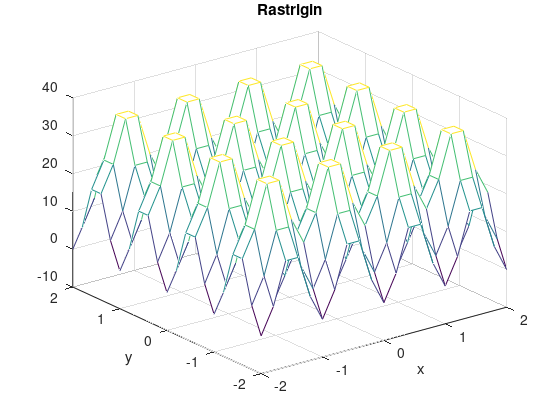

The MATLAB script that drew this image:
clear all;
clc;
% Has the minimum at f(0,0) = 0
[X,Y] = meshgrid(-2:.2:2);
Z1 = 20 + (X^2 - 10*cos(2*pi*X)) + (Y^2 - 10*cos(2*pi*Y));
h = figure;

mesh(X,Y,Z1); 
title('Rastrigin');
xlabel('x');
ylabel('y');

set(h,'Units','Inches');
pos = get(h,'Position');
set(h,'PaperPositionMode','Auto','PaperUnits','Inches','PaperSize',[pos(3),pos(4)]);
print(h, 'Rastrigin','-dpf','r0')